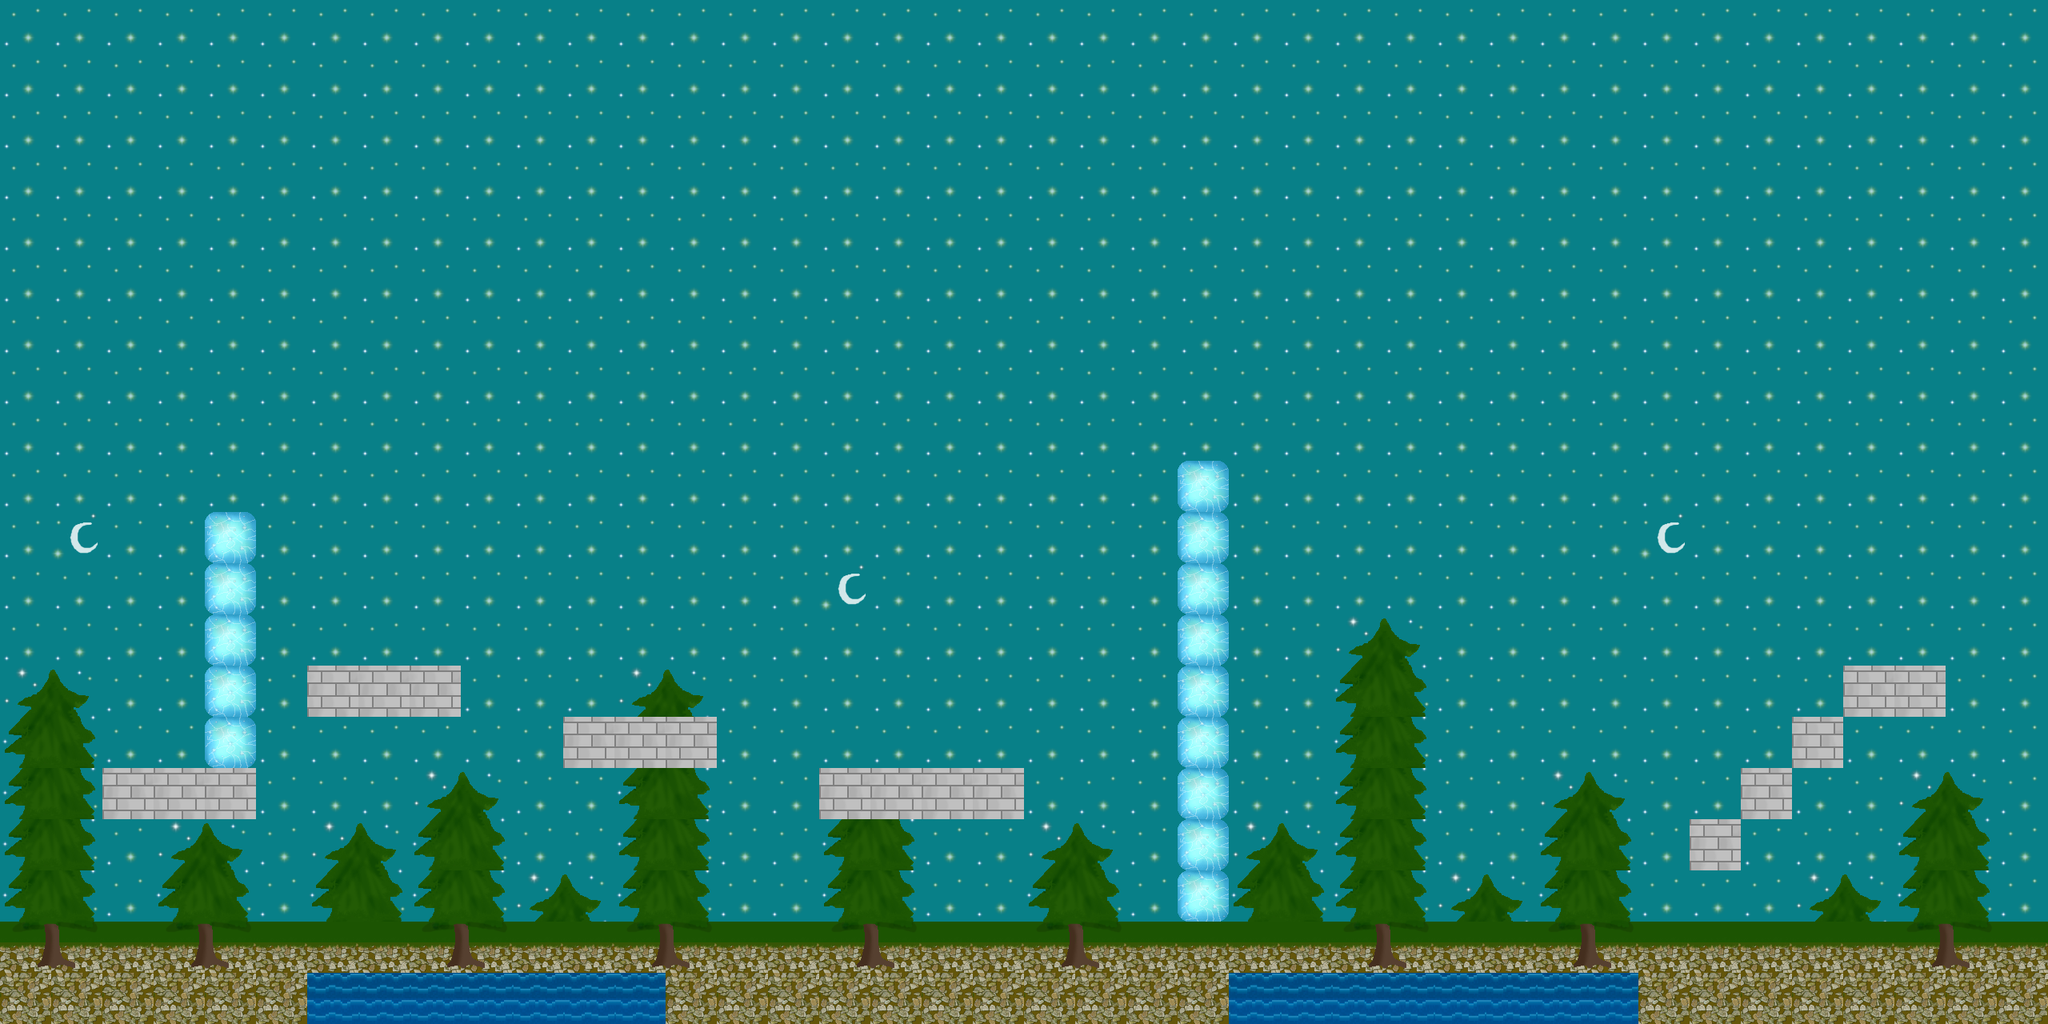

A 2D game scene composited from a Tiled map and its tileset images. What follows is a short description and the map's XML, with each tile layer's data collapsed to a summary:
An orthogonal 40x20 tile map with 64x64 px tiles, 3 tile layers (Background, Collidable, Evil), 2 hidden layers not drawn.

<map version="1.0" orientation="orthogonal" renderorder="right-down" width="40" height="20" tilewidth="64" tileheight="64">
 <tileset firstgid="1" name="level1_tileset" tilewidth="64" tileheight="64">
  <image source="level1_tileset.png" width="256" height="256" />
 </tileset>
 <layer name="Background" width="40" height="20">
  <data>[800 cells, 800 non-empty, 10 distinct tile ids]</data>
 </layer>
 <layer name="Collidable" width="40" height="20">
  <data>[800 cells, 57 non-empty, 3 distinct tile ids]</data>
 </layer>
 <layer name="Evil" width="40" height="20">
  <data>[800 cells, 0 non-empty, 0 distinct tile ids]</data>
 </layer>
 <layer name="StartPos" width="40" height="20" visible="0">
  <data>[800 cells, 1 non-empty, 1 distinct tile ids]</data>
 </layer>
 <layer name="EndPos" width="40" height="20" visible="0">
  <data>[800 cells, 1 non-empty, 1 distinct tile ids]</data>
 </layer>
</map>